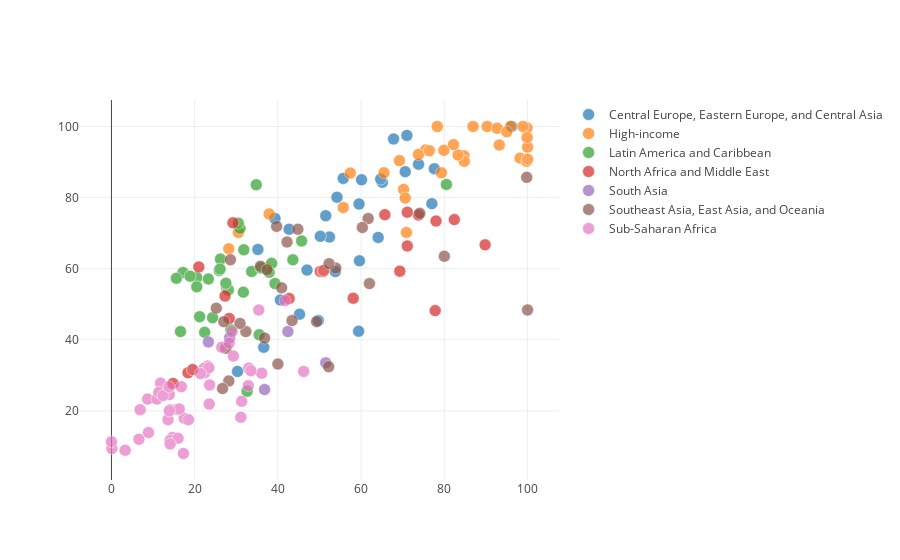

The notebook cell saved with this chart:
### Markdown cell above
### Note - Plotly offline doesn't render in github

### Code cell
x_varname = 'Adol Birth Rate'
y_varname = 'Under-5 Mort'

data = [
            go.Scatter(
                x=df[df['super_region_name'] == i][x_varname],
                y=df[df['super_region_name'] == i][y_varname],
                text=df[df['super_region_name'] == i]['location_name'],
                mode='markers',
                opacity=0.7,
                marker={
                    'size': 12,
                    'line': {'width': 0.5, 'color': 'white'}
                },
                name=i
            ) for i in df.super_region_name.unique()
        ]

layout = go.Layout(
    title='Testing testing'
)

iplot(data, layout)

### Figure 1 — Plotly figure (JSON) as saved in the notebook; plotly's stock layout.template omitted (floating-point values rounded to 4 significant figures)
{"data": [{"marker": {"line": {"color": "white", "width": 0.5}, "size": 12}, "mode": "markers", "name": "Central Europe, Eastern Europe, and Central Asia", "opacity": 0.7, "text": ["Armenia", "Azerbaijan", "Georgia", "Kazakhstan", "Kyrgyzstan", "Mongolia", "Tajikistan", "Turkmenistan", "Uzbekistan", "Albania", "Bosnia and Herzegovina", "Bulgaria", "Croatia", "Czech Republic", "Hungary", "Macedonia", "Montenegro", "Poland", "Romania", "Serbia", "Slovakia", "Slovenia", "Belarus", "Estonia", "Latvia", "Lithuania", "Moldova", "Russian Federation", "Ukraine"], "type": "scatter", "x": [52.4, 36.6, 35.2, 47, 40.6, 49.7, 30.3, 59.4, 45.2, 59.6, 77, 39.3, 77.6, 71, 55.7, 64.1, 73.8, 70.6, 42.7, 65.1, 54.2, 96.2, 59.5, 67.8, 60.1, 64.7, 53.8, 51.5, 50.2], "y": [68.9, 37.9, 65.4, 59.6, 51.2, 45.4, 31.1, 42.4, 47.2, 62.2, 78.3, 74.1, 88.1, 97.5, 85.4, 68.8, 89.4, 87.3, 71.1, 84.3, 80.1, 100, 78.2, 96.5, 85, 85.2, 59.2, 74.9, 69.1]}, {"marker": {"line": {"color": "white", "width": 0.5}, "size": 12}, "mode": "markers", "name": "High-income", "opacity": 0.7, "text": ["Australia", "New Zealand", "Brunei", "Japan", "South Korea", "Singapore", "Canada", "Greenland", "United States", "Argentina", "Chile", "Uruguay", "Andorra", "Austria", "Belgium", "Cyprus", "Denmark", "Finland", "France", "Germany", "Greece", "Iceland", "Ireland", "Israel", "Italy", "Luxembourg", "Malta", "Netherlands", "Norway", "Portugal", "Spain", "Sweden", "Switzerland", "United Kingdom"], "type": "scatter", "x": [69.2, 57.4, 70.9, 99.9, 100, 98.9, 70.2, 37.3, 55.7, 28.2, 37.9, 30.5, 95.9, 79.9, 84.7, 99.9, 98.2, 86.9, 84.8, 83.3, 79.3, 78.3, 75.5, 73.8, 93.2, 90.3, 70.6, 99.8, 92.7, 76.4, 82.2, 95, 100, 65.5], "y": [90.4, 86.9, 70.2, 99.6, 94.2, 100, 82.3, 60.2, 77.2, 65.6, 75.4, 70.2, 100, 93.3, 91.8, 96.9, 91.1, 100, 90.2, 92, 87, 100, 93.4, 92.1, 94.8, 100, 79.9, 90.2, 99.5, 93.2, 94.9, 98.5, 90.8, 87]}, {"marker": {"line": {"color": "white", "width": 0.5}, "size": 12}, "mode": "markers", "name": "Latin America and Caribbean", "opacity": 0.7, "text": ["Bolivia", "Ecuador", "Peru", "Antigua and Barbuda", "The Bahamas", "Barbados", "Belize", "Bermuda", "Cuba", "Dominica", "Dominican Republic", "Grenada", "Guyana", "Haiti", "Jamaica", "Puerto Rico", "Saint Lucia", "Saint Vincent and the Grenadines", "Suriname", "Trinidad and Tobago", "Virgin Islands, U.S.", "Colombia", "Costa Rica", "El Salvador", "Guatemala", "Honduras", "Mexico", "Nicaragua", "Panama", "Venezuela", "Brazil", "Paraguay"], "type": "scatter", "x": [22.4, 27.7, 20.5, 31.8, 43.6, 38.5, 28.1, 80.5, 34.8, 35.5, 16.6, 33.7, 24.3, 32.6, 37.9, 45.7, 35.9, 27.5, 28.7, 39.3, 30.9, 25.9, 30.5, 26.2, 21.2, 17.2, 23.3, 18.9, 20.5, 15.6, 31.7, 26.1], "y": [42.1, 54.6, 57.5, 65.3, 62.5, 61.5, 54, 83.7, 83.6, 41.4, 42.3, 59.2, 46.2, 25.5, 59, 67.8, 60.2, 55.9, 42.8, 55.8, 71.4, 59.5, 72.8, 62.7, 46.5, 58.9, 57.1, 57.9, 54.9, 57.3, 53.4, 59.9]}, {"marker": {"line": {"color": "white", "width": 0.5}, "size": 12}, "mode": "markers", "name": "North Africa and Middle East", "opacity": 0.7, "text": ["Afghanistan", "Algeria", "Bahrain", "Egypt", "Iran", "Iraq", "Jordan", "Kuwait", "Lebanon", "Libya", "Morocco", "Palestine", "Oman", "Qatar", "Saudi Arabia", "Sudan", "Syria", "Tunisia", "Turkey", "United Arab Emirates", "Yemen"], "type": "scatter", "x": [14.8, 77.8, 65.7, 27.3, 50.2, 28.3, 50.9, 82.4, 29.2, 69.3, 58.1, 21, 71.1, 73.8, 78, 18.4, 42.7, 89.8, 51, 71.1, 19.5], "y": [27.7, 48.2, 75.2, 52.3, 59.2, 46, 59.2, 73.8, 72.9, 59.3, 51.7, 60.5, 66.4, 75.1, 73.4, 30.7, 51.6, 66.7, 59.5, 75.9, 31.6]}, {"marker": {"line": {"color": "white", "width": 0.5}, "size": 12}, "mode": "markers", "name": "South Asia", "opacity": 0.7, "text": ["Bangladesh", "Bhutan", "India", "Nepal", "Pakistan"], "type": "scatter", "x": [23.3, 42.4, 51.5, 28.4, 36.8], "y": [39.4, 42.3, 33.5, 40.6, 26]}, {"marker": {"line": {"color": "white", "width": 0.5}, "size": 12}, "mode": "markers", "name": "Southeast Asia, East Asia, and Oceania", "opacity": 0.7, "text": ["China", "North Korea", "Taiwan", "American Samoa", "Federated States of Micronesia", "Fiji", "Guam", "Kiribati", "Marshall Islands", "Northern Mariana Islands", "Papua New Guinea", "Samoa", "Solomon Islands", "Tonga", "Vanuatu", "Cambodia", "Indonesia", "Laos", "Malaysia", "Maldives", "Mauritius", "Myanmar", "Philippines", "Sri Lanka", "Seychelles", "Thailand", "Timor-Leste", "Vietnam"], "type": "scatter", "x": [80, 100, 99.8, 42.2, 40.9, 43.4, 35.8, 40, 25.2, 39.7, 28.2, 37.4, 27, 62, 32.3, 36.8, 49.3, 26.7, 74.1, 61.7, 53.9, 52.2, 30.9, 60.3, 28.6, 44.8, 27.5, 52.3], "y": [63.5, 48.4, 85.7, 67.5, 54.6, 45.4, 60.7, 33.2, 48.9, 71.9, 28.4, 59.7, 45.1, 55.8, 42.3, 40.5, 45.1, 26.3, 75.6, 74.1, 60.2, 32.4, 44.6, 71.6, 62.5, 71.1, 37.6, 61.4]}, {"marker": {"line": {"color": "white", "width": 0.5}, "size": 12}, "mode": "markers", "name": "Sub-Saharan Africa", "opacity": 0.7, "text": ["Angola", "Central African Republic", "Congo", "Democratic Republic of the Congo", "Equatorial Guinea", "Gabon", "Burundi", "Comoros", "Djibouti", "Eritrea", "Ethiopia", "Kenya", "Madagascar", "Malawi", "Mozambique", "Rwanda", "Somalia", "South Sudan", "Tanzania", "Uganda", "Zambia", "Botswana", "Lesotho", "Namibia", "South Africa", "Swaziland", "Zimbabwe", "Benin", "Burkina Faso", "Cameroon", "Cape Verde", "Chad", "Cote d'Ivoire", "The Gambia", "Ghana", "Guinea", "Guinea-Bissau", "Liberia", "Mali", "Mauritania", "Niger", "Nigeria", "Sao Tome and Principe", "Senegal", "Sierra Leone", "Togo"], "type": "scatter", "x": [8.7, 17.3, 23.6, 17.5, 11.8, 26.5, 31.1, 36.1, 33, 33.5, 16.8, 23.1, 6.9, 10.9, 14.2, 46.2, 14.7, 6.6, 13.9, 11.4, 12.4, 35.4, 23.5, 29.3, 28.3, 22.3, 13.8, 18.5, 14.1, 15.8, 41.7, 0.1, 13.6, 22.4, 32.9, 8.9, 16.3, 13.9, 3.3, 23.4, 0, 16, 29, 21.4, 14.1, 31.3], "y": [23.3, 8, 27.3, 17.9, 27.8, 37.9, 18.2, 30.6, 32, 31.3, 26.8, 32.6, 20.3, 23.3, 20.3, 31.1, 12.5, 12, 24.6, 25.2, 24.3, 48.4, 21.9, 35.4, 39.1, 32, 26.8, 17.5, 11.7, 20.4, 51, 9.4, 17.5, 30.7, 27.1, 13.9, 20.5, 20, 8.9, 32.1, 11.3, 12.3, 42.3, 30.5, 10.7, 22.7]}], "layout": {}}
